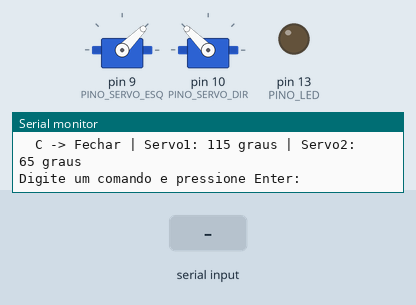
A sketch run on a simulated Arduino Uno, built with avr-gcc and run on an emulated ATmega328P. Parts: 2 × servo, output pins drawn as LEDs (lit = HIGH), the last lines printed to the serial monitor. The test bench sets the inputs (shaded band).

Above: at 1.4 s.
1.5 s: "U\n" received over Serial
At 3.3 s:
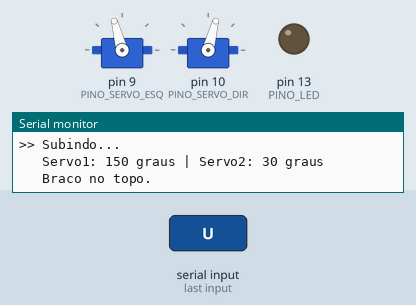
3.9 s: byte 68 ('D') received over Serial
At 6.1 s:
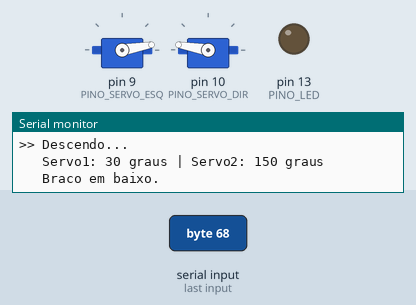
6.9 s: byte 67 ('C') received over Serial
At 8.8 s:
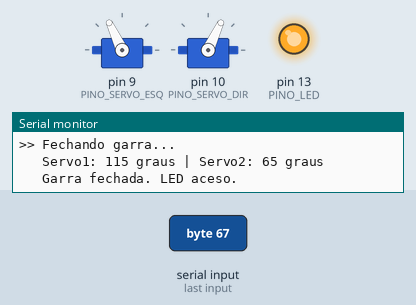
9.1 s: byte 79 ('O') received over Serial
At 9.56 s:
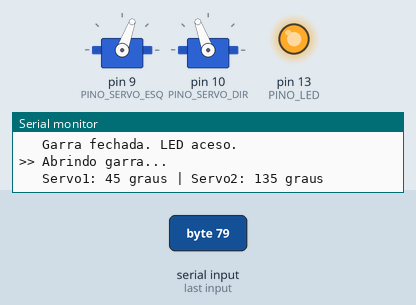
Timing chart, 0 to 12.1 s (numbered marks = the images above; inputs shaded):
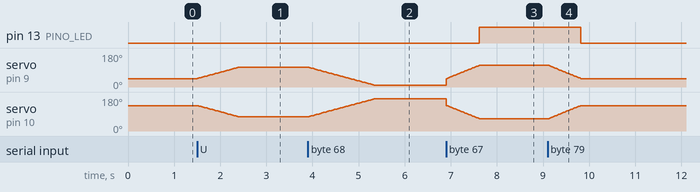

Measured:
- after the input at 1.5 s, servo on pin 9 (PINO_SERVO_ESQ): moves from 45° to 105° over 0.91 s, starting at once; servo on pin 10 (PINO_SERVO_DIR): moves from 135° to 75° over 0.91 s, starting at once
- after the input at 3.9 s, servo on pin 9 (PINO_SERVO_ESQ): moves from 105° to 10° over 1.4 s, starting at once; servo on pin 10 (PINO_SERVO_DIR): moves from 75° to 170° over 1.4 s, starting at once
- after the input at 6.9 s, pin 13 (PINO_LED): LOW → HIGH after 0.72 s; servo on pin 9 (PINO_SERVO_ESQ): moves from 10° to 115° over 0.71 s, starting at once; servo on pin 10 (PINO_SERVO_DIR): moves from 170° to 65° over 0.71 s, starting at once
- after the input at 9.1 s, pin 13 (PINO_LED): HIGH → LOW after 0.72 s; servo on pin 9 (PINO_SERVO_ESQ): moves from 115° to 45° over 0.71 s, starting at once; servo on pin 10 (PINO_SERVO_DIR): moves from 65° to 135° over 0.71 s, starting at once

The sketch:

sketch.ino
```cpp
#include <Servo.h>

// =============================================
// BRAÇO ROBÓTICO - CONTROLE VIA MONITOR SERIAL
// Comandos: U (subir), D (descer), O (abrir garra), C (fechar garra)
// Servo 1 (pino 9)  → dedo esquerdo
// Servo 2 (pino 10) → dedo direito (espelhado)
// LED    (pino 13)  → acende quando a garra está fechada
//
// POSIÇÕES DOS SERVOS:
// ┌─────────────┬───────────┬───────────┐
// │ Estado      │ Servo 1   │ Servo 2   │
// ├─────────────┼───────────┼───────────┤
// │ Garra aberta│    45°    │   135°    │
// │ Garra fechada│  115°    │    65°    │
// │ Braço cima  │   150°    │    30°    │
// │ Braço baixo │    30°    │   150°    │
// └─────────────┴───────────┴───────────┘
// =============================================

Servo servoEsq;
Servo servoDir;

const int PINO_SERVO_ESQ = 9;
const int PINO_SERVO_DIR = 10;
const int PINO_LED       = 13;

// Garra
const int ESQ_ABERTO  = 45;
const int ESQ_FECHADO = 115;
const int DIR_ABERTO  = 135;
const int DIR_FECHADO = 65;

// Posição vertical
const int POS_CIMA   = 150;
const int POS_CENTRO = 90;
const int POS_BAIXO  = 30;

bool garraFechada = false;
int posVertical = POS_CENTRO;

void abrirGarra() {
  int passos = abs(ESQ_FECHADO - ESQ_ABERTO);
  for (int i = 0; i <= passos; i++) {
    servoEsq.write(ESQ_FECHADO - i);
    servoDir.write(DIR_FECHADO + i);
    delay(10);
  }
  garraFechada = false;
  digitalWrite(PINO_LED, LOW);
}

void fecharGarra() {
  int passos = abs(ESQ_FECHADO - ESQ_ABERTO);
  for (int i = passos; i >= 0; i--) {
    servoEsq.write(ESQ_FECHADO - i);
    servoDir.write(DIR_FECHADO + i);
    delay(10);
  }
  garraFechada = true;
  digitalWrite(PINO_LED, HIGH);
}

void moverVertical(int destino) {
  int passo = (destino > posVertical) ? 1 : -1;

  while (posVertical != destino) {
    posVertical += passo;

    int offsetEsq = garraFechada ? ESQ_FECHADO : ESQ_ABERTO;
    int offsetDir = garraFechada ? DIR_FECHADO : DIR_ABERTO;

    int angEsq = offsetEsq + (posVertical - POS_CENTRO);
    int angDir = offsetDir - (posVertical - POS_CENTRO);

    angEsq = constrain(angEsq, 10, 170);
    angDir = constrain(angDir, 10, 170);

    servoEsq.write(angEsq);
    servoDir.write(angDir);
    delay(15);
  }
}

void setup() {
  Serial.begin(9600);

  servoEsq.attach(PINO_SERVO_ESQ);
  servoDir.attach(PINO_SERVO_DIR);
  pinMode(PINO_LED, OUTPUT);

  servoEsq.write(ESQ_ABERTO);
  servoDir.write(DIR_ABERTO);
  posVertical = POS_CENTRO;
  digitalWrite(PINO_LED, LOW);

  Serial.println("=== BRACO ROBOTICO ESPACIAL ===");
  Serial.println("Comandos:");
  Serial.println("  U -> Subir  | Servo1: 150 graus | Servo2: 30 graus");
  Serial.println("  D -> Descer | Servo1:  30 graus | Servo2: 150 graus");
  Serial.println("  O -> Abrir  | Servo1:  45 graus | Servo2: 135 graus");
  Serial.println("  C -> Fechar | Servo1: 115 graus | Servo2:  65 graus");
  Serial.println("Digite um comando e pressione Enter:");
}

void loop() {
  if (Serial.available() > 0) {
    char comando = Serial.read();

    if (comando == '\n' || comando == '\r' || comando == ' ') return;

    comando = toupper(comando);

    switch (comando) {

      case 'U':
        Serial.println(">> Subindo...");
        Serial.println("   Servo1: 150 graus | Servo2: 30 graus");
        moverVertical(POS_CIMA);
        Serial.println("   Braco no topo.");
        break;

      case 'D':
        Serial.println(">> Descendo...");
        Serial.println("   Servo1: 30 graus | Servo2: 150 graus");
        moverVertical(POS_BAIXO);
        Serial.println("   Braco em baixo.");
        break;

      case 'O':
        if (garraFechada) {
          Serial.println(">> Abrindo garra...");
          Serial.println("   Servo1: 45 graus | Servo2: 135 graus");
          abrirGarra();
          Serial.println("   Garra aberta. LED apagado.");
        } else {
          Serial.println("   Garra ja esta aberta.");
        }
        break;

      case 'C':
        if (!garraFechada) {
          Serial.println(">> Fechando garra...");
          Serial.println("   Servo1: 115 graus | Servo2: 65 graus");
          fecharGarra();
          Serial.println("   Garra fechada. LED aceso.");
        } else {
          Serial.println("   Garra ja esta fechada.");
        }
        break;

      default:
        Serial.print(">> Comando desconhecido: ");
        Serial.println(comando);
        Serial.println("   Use U, D, O ou C");
        break;
    }
  }
}
```
